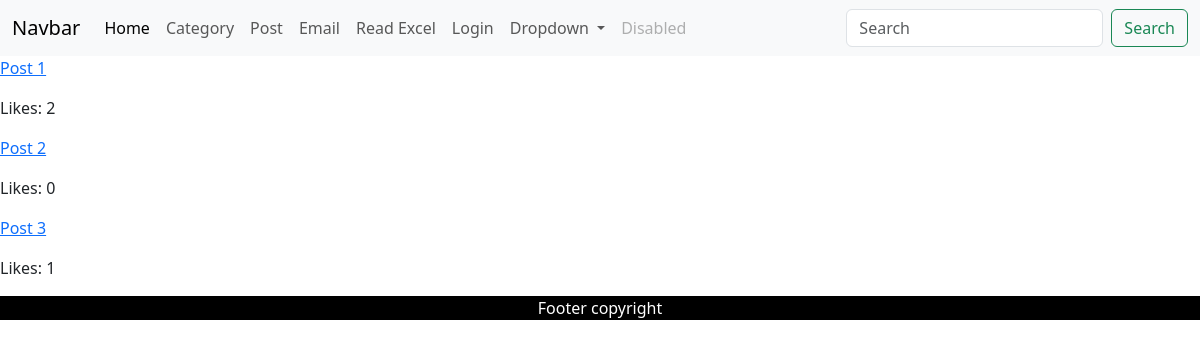
Page /show_all_posts/ on the committed database.
### blog/models.py (models this page shows, shortened)
class Post(models.Model):
    title = models.CharField(max_length=100)
    content = models.TextField()
    category = models.ForeignKey(Category, on_delete=models.CASCADE)
    author = models.ForeignKey(User, on_delete=models.CASCADE)
    likes = models.ManyToManyField(User, related_name='likes')

### blog/views.py (the view)
# urls.py: path("show_all_posts/", PostListView.as_view(), name="show_all_posts"),
class PostListView(ListView):
    model = Post
    template_name = "show_all_posts.html"

### blog/templates/show_all_posts.html (shortened to what this page needs)
{% extends "base.html" %}
{% block content %}
    {% for post in object_list %}
        <p><a href="{% url 'post_detail' post.id %}">{{ post.title }}</a>
        <p>
        Likes: {{ post.likes.count }}
        </p>
    {% endfor %}
{% endblock %}

### rows in the picture
Post: title "Post 1", likes.count "2"
Post: title "Post 2", likes.count "0"
Post: title "Post 3", likes.count "1"
